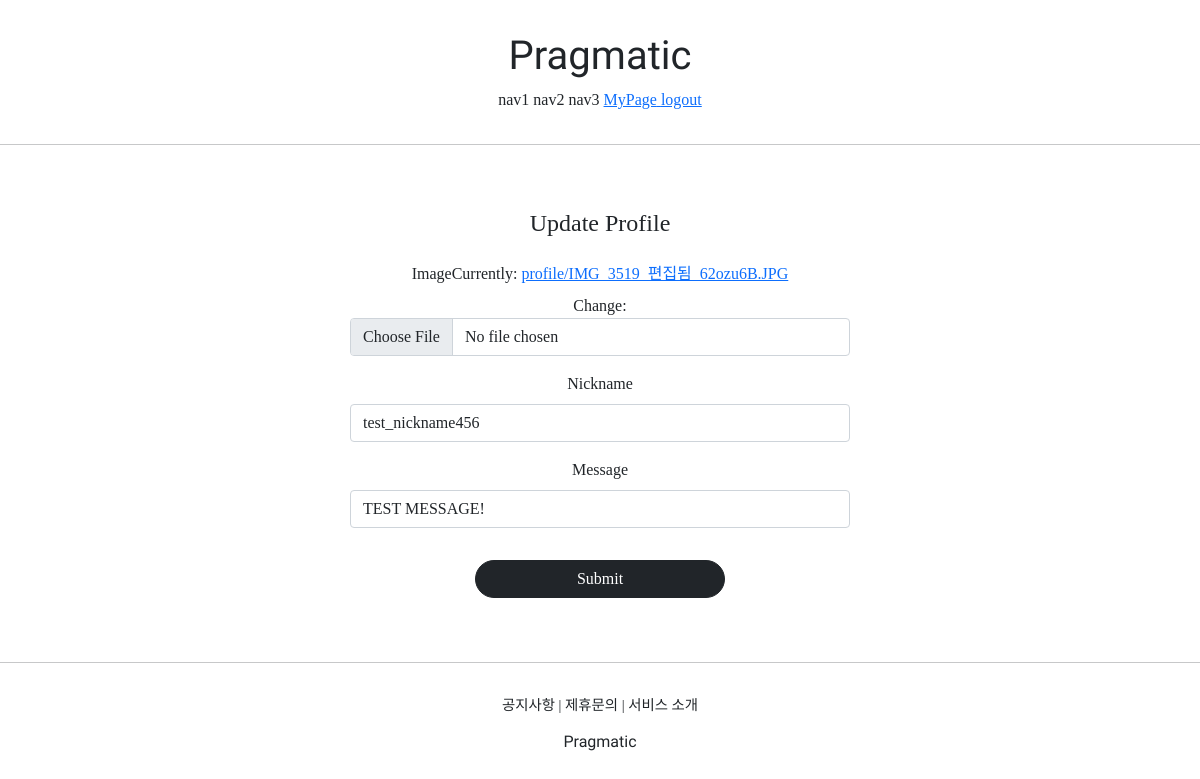
The page /profiles/update/1 (signed in) on the database as committed earlier.
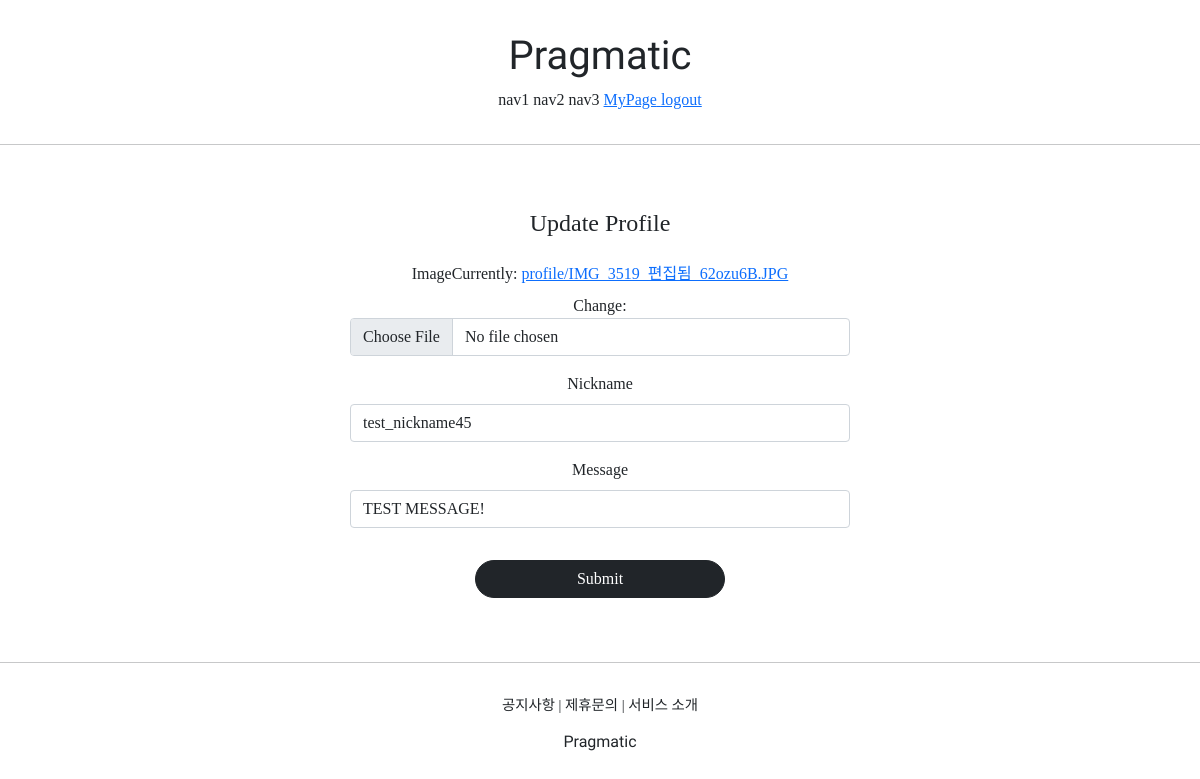
The same page on the database as committed later.
### profileapp/models.py (models this page shows)
class Profile(models.Model):
  user = models.OneToOneField(User, on_delete=models.CASCADE, related_name='profile')
  image = models.ImageField(upload_to='profile/', null=True)
  nickname = models.CharField(max_length=20, unique=True, null=True)
  message = models.CharField(max_length=100, null=True)

### profileapp/views.py (the view, shortened to what this page needs)
# urls.py: path('update/<int:pk>', ProfileUpdateView.as_view(), name='update'),
@method_decorator(profile_ownership_required, 'get')
@method_decorator(profile_ownership_required, 'post')
class ProfileUpdateView(UpdateView):
  model = Profile
  context_object_name = 'target_profile'
  form_class = ProfileCreationForm
  template_name = 'profileapp/update.html'

### profileapp/forms.py
class ProfileCreationForm(ModelForm):
  class Meta:
    model = Profile
    fields = ['image', 'nickname', 'message']

### profileapp/templates/profileapp/update.html (shortened to what this page needs)
{% extends 'base.html' %}
{% load bootstrap4 %}
{% block content %}
  <div style="text-align: center; max-width: 500px; margin: 4rem auto;">
    <div class="mb-4">
      <h4>
        Update Profile
      </h4>
    </div>
    <form action="{% url 'profileapp:update' pk=target_profile.pk%}" method="post" enctype="multipart/form-data">
      {% bootstrap_form form %}
      <input type="submit" class="btn btn-dark rounded-pill col-6 mt-3">
    </form>
  </div>
{% endblock %}

### templates/base.html
<!DOCTYPE html>
<html lang="en">
{% include 'head.html' %}
<body style="font-family: 'NanumSquare';">
  {% include 'header.html' %}
  <hr>
  {% block content %}
  {% endblock %}
  <hr>
  {% include 'footer.html' %}
</body>
</html>

### templates/head.html (shortened to what this page needs)
{% load static %}
<head>
  <link href="https://cdn.jsdelivr.net/npm/bootstrap@5.1.3/dist/css/bootstrap.min.css" rel="stylesheet">
  <link rel="stylesheet" type="text/css" href="{% static 'base.css' %}">
  <link href="https://hangeul.pstatic.net/hangeul_static/css/nanum-square.css" rel="stylesheet">
</head>

### templates/header.html
<div class="pragmatic_header">
  <div>
    <h1 class="pragmatic_logo">Pragmatic</h1>
  </div>
  <div>
    <span>nav1</span>
    <span>nav2</span>
    <span>nav3</span>
    {% if not user.is_authenticated %}
      <a href="{% url 'accountapp:login' %}?next={{ request.path }}">
        <span>login</span>
      </a>
      <a href="{% url 'accountapp:create' %}">
        <span>SignUp</span>
      </a>
    {% else %}
      <a href="{% url 'accountapp:detail' pk=user.pk %}">
        <span>MyPage</span>
      </a>
      <a href="{% url 'accountapp:logout' %}?next={{ request.path }}">
        <span>logout</span>
      </a>
    {% endif %}
  </div>
</div>

### templates/footer.html
<div class="pragmatic_footer">
  <div class="pragmatic_footer_button">
    <span>공지사항</span> |
    <span>제휴문의</span> |
    <span>서비스 소개</span>
  </div>
  <div style="margin-top: 1rem">
    <h6 class="pragmatic_logo">Pragmatic</h6>
  </div>
</div>

### static/base.css (style rules this page uses)
.pragmatic_logo { font-family: 'Lobster', cursive; }
.pragmatic_footer_button { font-size: .9rem; }
.pragmatic_footer { text-align: center; margin-top: 2rem; }
.pragmatic_header { text-align: center; margin: 2rem 0; }

Rows that differ between the two databases and show on the page:
changed Profile "TEST MESSAGE!": nickname "test_nickname456" → "test_nickname45"
